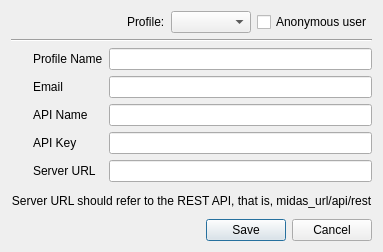
<?xml version="1.0" encoding="UTF-8"?>
<ui version="4.0">
 <class>CreateProfileDialog</class>
 <widget class="QDialog" name="CreateProfileDialog">
  <property name="geometry">
   <rect>
    <x>0</x>
    <y>0</y>
    <width>343</width>
    <height>252</height>
   </rect>
  </property>
  <property name="windowTitle">
   <string>Edit Profile</string>
  </property>
  <property name="windowIcon">
   <iconset resource="../MIDASDesktopIcons.qrc">
    <normaloff>:/icons/MIDAS_Desktop_Icon.png</normaloff>:/icons/MIDAS_Desktop_Icon.png</iconset>
  </property>
  <layout class="QVBoxLayout" name="verticalLayout">
   <item>
    <layout class="QHBoxLayout" name="horizontalLayout_3">
     <item>
      <spacer name="horizontalSpacer">
       <property name="orientation">
        <enum>Qt::Horizontal</enum>
       </property>
       <property name="sizeHint" stdset="0">
        <size>
         <width>40</width>
         <height>20</height>
        </size>
       </property>
      </spacer>
     </item>
     <item>
      <widget class="QLabel" name="label_9">
       <property name="text">
        <string>Profile:</string>
       </property>
      </widget>
     </item>
     <item>
      <widget class="QComboBox" name="profileComboBox">
       <property name="minimumSize">
        <size>
         <width>80</width>
         <height>0</height>
        </size>
       </property>
      </widget>
     </item>
     <item>
      <widget class="QCheckBox" name="anonymousCheckBox">
       <property name="text">
        <string>Anonymous user</string>
       </property>
      </widget>
     </item>
    </layout>
   </item>
   <item>
    <widget class="Line" name="line">
     <property name="orientation">
      <enum>Qt::Horizontal</enum>
     </property>
    </widget>
   </item>
   <item>
    <layout class="QGridLayout" name="gridLayout_3">
     <item row="1" column="1">
      <widget class="QLabel" name="label_2">
       <property name="text">
        <string>Email</string>
       </property>
      </widget>
     </item>
     <item row="1" column="2">
      <widget class="QLineEdit" name="emailEdit"/>
     </item>
     <item row="3" column="0">
      <widget class="QLabel" name="label_6">
       <property name="minimumSize">
        <size>
         <width>16</width>
         <height>16</height>
        </size>
       </property>
       <property name="maximumSize">
        <size>
         <width>16</width>
         <height>16</height>
        </size>
       </property>
       <property name="text">
        <string/>
       </property>
       <property name="pixmap">
        <pixmap resource="../MIDASDesktopIcons.qrc">:/icons/lock.png</pixmap>
       </property>
       <property name="scaledContents">
        <bool>true</bool>
       </property>
      </widget>
     </item>
     <item row="2" column="1">
      <widget class="QLabel" name="label_3">
       <property name="text">
        <string>API Name</string>
       </property>
      </widget>
     </item>
     <item row="2" column="2">
      <widget class="QLineEdit" name="apiNameEdit"/>
     </item>
     <item row="3" column="2">
      <widget class="QLineEdit" name="apiKeyEdit"/>
     </item>
     <item row="3" column="1">
      <widget class="QLabel" name="label_4">
       <property name="text">
        <string>API Key</string>
       </property>
      </widget>
     </item>
     <item row="4" column="2">
      <widget class="QLineEdit" name="serverURLEdit"/>
     </item>
     <item row="4" column="0">
      <widget class="QLabel" name="label_8">
       <property name="minimumSize">
        <size>
         <width>16</width>
         <height>16</height>
        </size>
       </property>
       <property name="maximumSize">
        <size>
         <width>16</width>
         <height>16</height>
        </size>
       </property>
       <property name="text">
        <string/>
       </property>
       <property name="pixmap">
        <pixmap resource="../MIDASDesktopIcons.qrc">:/icons/earth_network.png</pixmap>
       </property>
       <property name="scaledContents">
        <bool>true</bool>
       </property>
      </widget>
     </item>
     <item row="4" column="1">
      <widget class="QLabel" name="label_7">
       <property name="text">
        <string>Server URL</string>
       </property>
      </widget>
     </item>
     <item row="0" column="2">
      <widget class="QLineEdit" name="profileNameEdit"/>
     </item>
     <item row="0" column="1">
      <widget class="QLabel" name="label">
       <property name="text">
        <string>Profile Name</string>
       </property>
      </widget>
     </item>
     <item row="0" column="0">
      <widget class="QLabel" name="label_5">
       <property name="text">
        <string/>
       </property>
       <property name="pixmap">
        <pixmap resource="../MIDASDesktopIcons.qrc">:/icons/dude3.png</pixmap>
       </property>
      </widget>
     </item>
    </layout>
   </item>
   <item>
    <widget class="QLabel" name="label_10">
     <property name="text">
      <string>Server URL should refer to the REST API, that is, midas_url/api/rest</string>
     </property>
     <property name="alignment">
      <set>Qt::AlignCenter</set>
     </property>
    </widget>
   </item>
   <item>
    <widget class="QDialogButtonBox" name="buttonBox">
     <property name="orientation">
      <enum>Qt::Horizontal</enum>
     </property>
     <property name="standardButtons">
      <set>QDialogButtonBox::Cancel|QDialogButtonBox::Save</set>
     </property>
    </widget>
   </item>
  </layout>
 </widget>
 <tabstops>
  <tabstop>profileComboBox</tabstop>
  <tabstop>profileNameEdit</tabstop>
  <tabstop>emailEdit</tabstop>
  <tabstop>apiNameEdit</tabstop>
  <tabstop>apiKeyEdit</tabstop>
  <tabstop>serverURLEdit</tabstop>
  <tabstop>buttonBox</tabstop>
 </tabstops>
 <resources>
  <include location="../MIDASDesktopIcons.qrc"/>
  <include location="../MIDASDesktopIcons.qrc"/>
  <include location="../MIDASDesktopIcons.qrc"/>
  <include location="../MIDASDesktopIcons.qrc"/>
  <include location="../MIDASDesktopIcons.qrc"/>
  <include location="../MIDASDesktopIcons.qrc"/>
  <include location="../MIDASDesktopIcons.qrc"/>
  <include location="../MIDASDesktopIcons.qrc"/>
  <include location="../MIDASDesktopIcons.qrc"/>
 </resources>
 <connections>
  <connection>
   <sender>buttonBox</sender>
   <signal>accepted()</signal>
   <receiver>CreateProfileDialog</receiver>
   <slot>accept()</slot>
   <hints>
    <hint type="sourcelabel">
     <x>257</x>
     <y>200</y>
    </hint>
    <hint type="destinationlabel">
     <x>157</x>
     <y>274</y>
    </hint>
   </hints>
  </connection>
  <connection>
   <sender>buttonBox</sender>
   <signal>rejected()</signal>
   <receiver>CreateProfileDialog</receiver>
   <slot>reject()</slot>
   <hints>
    <hint type="sourcelabel">
     <x>325</x>
     <y>200</y>
    </hint>
    <hint type="destinationlabel">
     <x>286</x>
     <y>274</y>
    </hint>
   </hints>
  </connection>
 </connections>
</ui>
